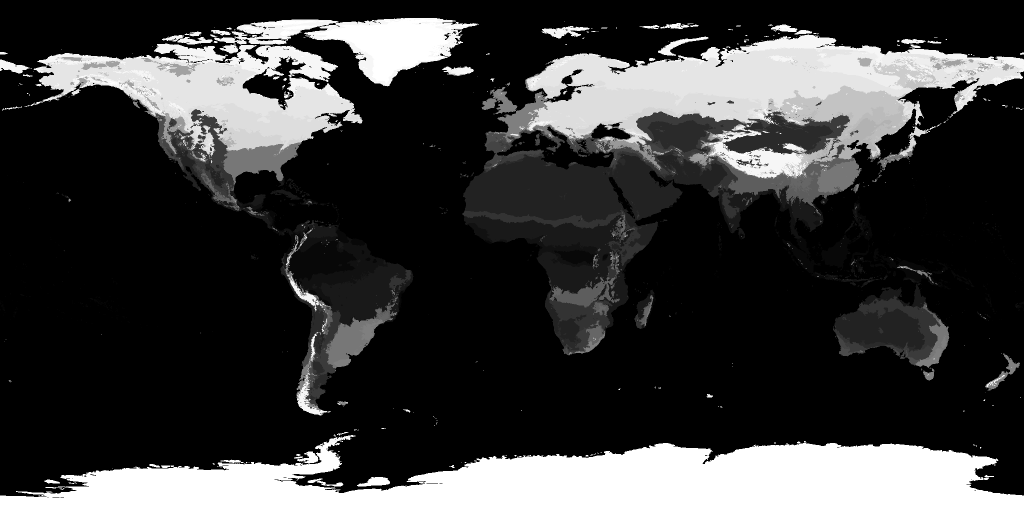
#> input picture data/koppen_2048.png, 2048 x 1024 px (shown at 1/2 size)
$ python -i openfront_compile.py   (imports and definitions only)
#> lines starting #> are read from the running program, lines starting #| are printed output that depends on the picture
#!/usr/bin/env python3
"""Compile an OpenFront map (image.png + info.json) into the runtime files the game loads.

OpenFront ships a Go tool (map-generator/) that turns a hand-painted PNG into five files under
resources/maps/<name>/: map.bin, map4x.bin, map16x.bin (one byte per tile at full, half and quarter
resolution), manifest.json (info.json plus the three sizes) and thumbnail.webp. This module is a
numpy port of that pipeline, byte-identical on the .bin files, so the maps this repo exports can be
compiled and previewed without a Go toolchain. It reproduces, from map-generator/map_generator.go:

  GenerateMap                       crop to a multiple of 4, classify pixels, orchestrate the scales
  removeSmallIslands                4-connected land bodies under 30 tiles (15 at 4x) are replaced by
                                    the majority type of their unique outside neighbours
  processWater                      the largest 4-connected water body is the ocean; other bodies under
                                    200 tiles are filled (full scale only); ties and votes as in Go
  processShore / processDistToLand  shoreline flags, then a BFS through water from shoreline water
  setImpassableNeighborWaterDepth   water beside impassable terrain is forced to magnitude 20
  createMiniMap                     2x2 -> 1, water wins, then impassable, else the last land tile
  packTerrain                       land<<7 | shore<<6 | ocean<<5 | magnitude; impassable is 0x9F
  createMapThumbnail / getThumbnailColor / convertToWebP
  majorityNeighborType, neighborCoords, getArea

and from map-generator/main.go the manifest layout and the output file set. Pixel values are what
Go's image.At(x, y).RGBA() >> 8 yields for each PNG kind (palette, RGB, RGBA, grey, 16-bit): alpha
premultiplied before the 8-bit cut, which is where anti-aliased edges differ from a naive read.
render_preview() draws a packed .bin with the in-game palette from
src/client/render/gl/utils/ColorUtils.ts (encodeTerrainTile) and render-settings.json.

OpenFront's source is (c) OpenFront and Contributors, AGPL-3.0 (MIT before 2025-09-04); its map assets
are CC BY-SA 4.0. This file is written from the documented behaviour, not copied from it.

API
  load_image(path) -> HxWx4 uint8 RGBA, as the Go generator sees it
  compile_map(rgba, remove_small=True) -> Compiled
  thumbnail(compiled) -> PIL.Image RGBA;  write_thumbnail(path, compiled)
  manifest(info, compiled) -> dict
  write_resources(out_dir, info, compiled)
  render_preview(bin_bytes, width, height, mark_lakes=False) -> PIL.Image RGB

CLI
  python scripts/openfront_compile.py <folder with image.png + info.json> --out <resources folder>
                                      [--preview preview.png] [--keep-small]
"""
from __future__ import annotations

import argparse, io, json, os, struct, sys, time, zlib
from dataclasses import dataclass, field

import numpy as np
from PIL import Image
from scipy import ndimage

LAND, WATER, IMPASSABLE = 0, 1, 2          # Go's TerrainType order
MIN_ISLAND = 30                            # tiles; the 4x scale uses half
MIN_LAKE = 200
DEEP_BY_IMPASSABLE = 20.0                  # raw magnitude, packs as 10
IMPASSABLE_BYTE = 0x9F
FOUR = np.array([[0, 1, 0], [1, 1, 1], [0, 1, 0]], dtype=bool)

# in-game palette: render-settings.json "terrain" defaults, which Renderer.ts hands to
# ColorUtils.encodeTerrainTile as its colour overrides
BACKGROUND_RGB = (0x3C, 0x3C, 0x3C)
OCEAN_RGB = (0x47, 0x85, 0xB5)
SAND_RGB = (0xCC, 0xCB, 0x9E)
PLAINS_RGB = (0xBE, 0xDC, 0x8A)
HIGHLAND_RGB = (0xDC, 0xCB, 0x9E)
MOUNTAIN_RGB = (0xE6, 0xE6, 0xE6)


# ----------------------------------------------------------------------------------------------
# PNG loading, the way Go's image/png + color.RGBA() see it
# ----------------------------------------------------------------------------------------------

@dataclass
class _PngHeader:
    width: int
    height: int
    bit_depth: int
    color_type: int
    interlace: int
    trns: bytes = b""
    plte: bytes = b""


def _png_chunks(data):
    if data[:8] != b"\x89PNG\r\n\x1a\n":
        raise ValueError("not a PNG file")
    pos = 8
    while pos + 8 <= len(data):
        (length,) = struct.unpack(">I", data[pos:pos + 4])
        kind = data[pos + 4:pos + 8]
        yield kind, data[pos + 8:pos + 8 + length]
        pos += 12 + length
        if kind == b"IEND":
            break


def _png_header(data):
    hdr = None
    for kind, body in _png_chunks(data):
        if kind == b"IHDR":
            w, h, bd, ct, _, _, il = struct.unpack(">IIBBBBB", body[:13])
            hdr = _PngHeader(w, h, bd, ct, il)
        elif kind == b"tRNS" and hdr is not None:
            hdr.trns = bytes(body)
        elif kind == b"PLTE" and hdr is not None:
            hdr.plte = bytes(body)
        elif kind == b"IDAT":
            break
    if hdr is None:
        raise ValueError("PNG without IHDR")
    return hdr


# [68 lines left out: functions _premul8, _premul16, _reheader, _unfilter_rows, not called in this run]


def go_rgba(png_bytes):
    """RGBA (HxWx4 uint8) exactly as map_generator.go reads it: Go's image/png decoder yields
    Paletted/RGBA/NRGBA/Gray/Gray16/RGBA64/NRGBA64 images, and At().RGBA() premultiplies the
    non-premultiplied kinds before the generator keeps the high byte."""
    hdr = _png_header(png_bytes)
    ct, bd = hdr.color_type, hdr.bit_depth
    im = Image.open(io.BytesIO(png_bytes))
#> im is the input picture: PIL image 2048x1024 L; min 0, max 30, mean 6.9

    if ct == 3:                                              # palette -> image.Paletted
        idx = np.asarray(im.convert("P") if im.mode != "P" else im)
        n = len(hdr.plte) // 3
        pal = np.zeros((256, 4), dtype=np.uint8)
        pal[:, 3] = 255                                      # out-of-range indices decode as opaque black in Go
        pal[:n, :3] = np.frombuffer(hdr.plte[:3 * n], dtype=np.uint8).reshape(n, 3)
        t = np.frombuffer(hdr.trns[:n], dtype=np.uint8)      # entries with a tRNS alpha become color.NRGBA
        pal[:len(t), 3] = t
        rgba = pal[idx]
        if len(t):
            rgba = np.dstack([_premul8(rgba[..., :3], rgba[..., 3]), rgba[..., 3]])
        return np.ascontiguousarray(rgba)

    if bd <= 8:
        if ct == 0:                                          # grey -> image.Gray (NRGBA with a tRNS)
            arr = np.asarray(im.convert("L"))
            alpha = np.full(arr.shape, 255, dtype=np.uint8)
            if len(hdr.trns) >= 2:
                key = struct.unpack(">H", hdr.trns[:2])[0] * (255 // ((1 << bd) - 1))
                alpha[arr == key] = 0
            rgb = np.repeat(arr[..., None], 3, axis=2)
            return np.dstack([_premul8(rgb, alpha) if len(hdr.trns) else rgb, alpha])
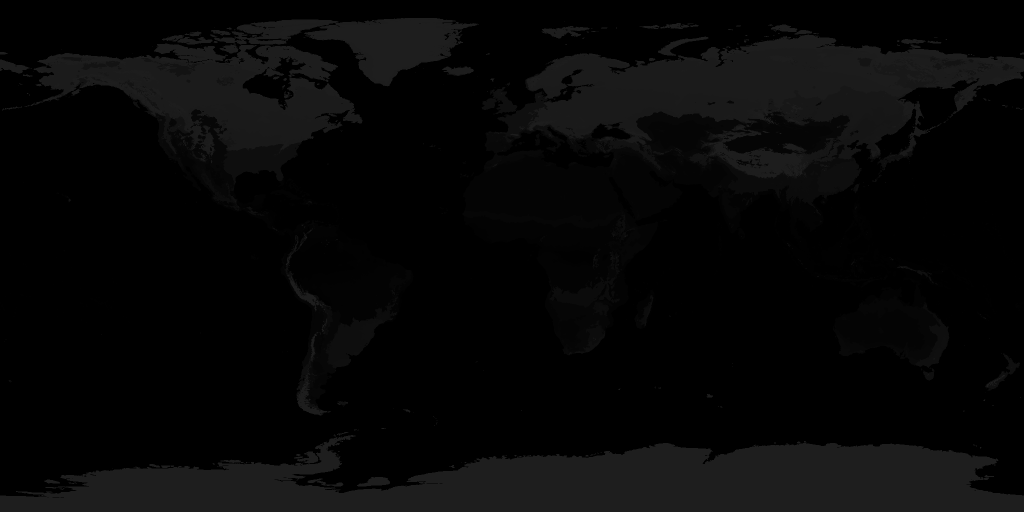
#> returned value: shape (1024, 2048, 4) (shown at 1/2 size); mean of channels 0, 1, 2, 3 6.9, 6.9, 6.9, 255; drawn as R, G, B
        if ct == 2:                                          # RGB -> image.RGBA (NRGBA with a tRNS)
            rgb = np.asarray(im.convert("RGB"))
            alpha = np.full(rgb.shape[:2], 255, dtype=np.uint8)
            if len(hdr.trns) >= 6:
                key = np.array(struct.unpack(">HHH", hdr.trns[:6]), dtype=np.uint16) & 0xFF
                alpha[np.all(rgb == key.astype(np.uint8), axis=2)] = 0
                rgb = _premul8(rgb, alpha)
            return np.dstack([rgb, alpha])
        if ct == 4:                                          # grey+alpha -> image.NRGBA
            la = np.asarray(im.convert("LA"))
            rgb = np.repeat(la[..., :1], 3, axis=2)
            return np.dstack([_premul8(rgb, la[..., 1]), la[..., 1]])
        if ct == 6:                                          # RGBA -> image.NRGBA
            rgba = np.asarray(im.convert("RGBA"))
            return np.dstack([_premul8(rgba[..., :3], rgba[..., 3]), rgba[..., 3]])
        raise ValueError(f"unsupported PNG colour type {ct}")

    # 16-bit samples
    if ct == 0:                                              # grey -> image.Gray16 (NRGBA64 with a tRNS)
        y16 = np.asarray(im).astype(np.uint16)
        if len(hdr.trns) >= 2:
            a16 = np.where(y16 == struct.unpack(">H", hdr.trns[:2])[0], 0, 0xFFFF).astype(np.uint16)
            rgb = _premul16(np.repeat(y16[..., None], 3, axis=2), a16)
            return np.dstack([rgb, (a16 >> 8).astype(np.uint8)])
        hi = (y16 >> 8).astype(np.uint8)
        return np.dstack([hi, hi, hi, np.full(hi.shape, 255, dtype=np.uint8)])
    if ct == 2 and not hdr.trns:                             # RGB -> image.RGBA64: high bytes
        rgb = np.asarray(im.convert("RGB"))
        return np.dstack([rgb, np.full(rgb.shape[:2], 255, dtype=np.uint8)])
    if ct == 4:                                              # grey+alpha -> image.NRGBA64; same bpp as RGBA8
        b = np.asarray(Image.open(io.BytesIO(_reheader(png_bytes, 8, 6))).convert("RGBA")).astype(np.uint16)
        y16 = (b[..., 0] << 8) | b[..., 1]
        a16 = (b[..., 2] << 8) | b[..., 3]
        return np.dstack([_premul16(np.repeat(y16[..., None], 3, axis=2), a16), (a16 >> 8).astype(np.uint8)])
    if ct in (2, 6):                                         # RGB with tRNS, or RGBA -> image.NRGBA64
        chans = 3 if ct == 2 else 4
        raw = _unfilter_rows(png_bytes, hdr, 2 * chans).reshape(hdr.height, hdr.width, chans, 2).astype(np.uint16)
        s16 = (raw[..., 0] << 8) | raw[..., 1]
        if ct == 2:
            key = np.array(struct.unpack(">HHH", hdr.trns[:6]), dtype=np.uint16)
            a16 = np.where(np.all(s16 == key, axis=2), 0, 0xFFFF).astype(np.uint16)
            rgb16 = s16
        else:
            rgb16, a16 = s16[..., :3], s16[..., 3]
        return np.dstack([_premul16(rgb16, a16), (a16 >> 8).astype(np.uint8)])
    raise ValueError(f"unsupported PNG colour type {ct} at {bd} bits")


def load_image(path):
    """HxWx4 uint8 RGBA of image.png, holding what the Go generator sees (premultiplied, 8-bit)."""
    with open(path, "rb") as f:
        return go_rgba(f.read())


# ----------------------------------------------------------------------------------------------
# Terrain processing. Arrays are row-major (H, W); Go's terrain[x][y] is the same grid transposed.
# ----------------------------------------------------------------------------------------------

# [24 lines left out: function _neighbour_votes, not called in this run]


def _label(mask):
    labels, nlab = ndimage.label(mask, structure=FOUR)
    return labels, nlab, np.bincount(labels.ravel(), minlength=nlab + 1)


# [147 lines left out: functions _remove_small_islands, _water_distance, _process_water, _deepen_by_impassable, _mini_map, _pack and 1 more, not called in this run]


@dataclass
class Compiled:
    width: int
    height: int
    bins: dict = field(default_factory=dict)       # "map" / "map4x" / "map16x" -> bytes
    sizes: dict = field(default_factory=dict)      # same keys -> {"width", "height", "num_land_tiles"}
    stats: dict = field(default_factory=dict)      # same keys -> per-scale counters, plus "seconds"
    thumb: np.ndarray = None                       # RGBA array the thumbnail is encoded from


# [67 lines left out: functions classify, compile_map, not called in this run]


# ----------------------------------------------------------------------------------------------
# Outputs
# ----------------------------------------------------------------------------------------------

def thumbnail(compiled):
    """The thumbnail as a PIL RGBA image (map4x sampled every other tile, transparent water)."""
    return Image.fromarray(compiled.thumb, "RGBA")


def write_thumbnail(fp, compiled):
    """WebP as convertToWebP: quality 45, method 4. Lossy, so not byte-equal to Go's libwebp build."""
    thumbnail(compiled).save(fp, "WEBP", quality=45, method=4)


# [95 lines left out: functions manifest, write_resources, unpack, render_preview, _log_stats, main, not called in this run]


# [2 lines not run here, left out]

>>> result = load_image('../data/koppen_2048.png')
